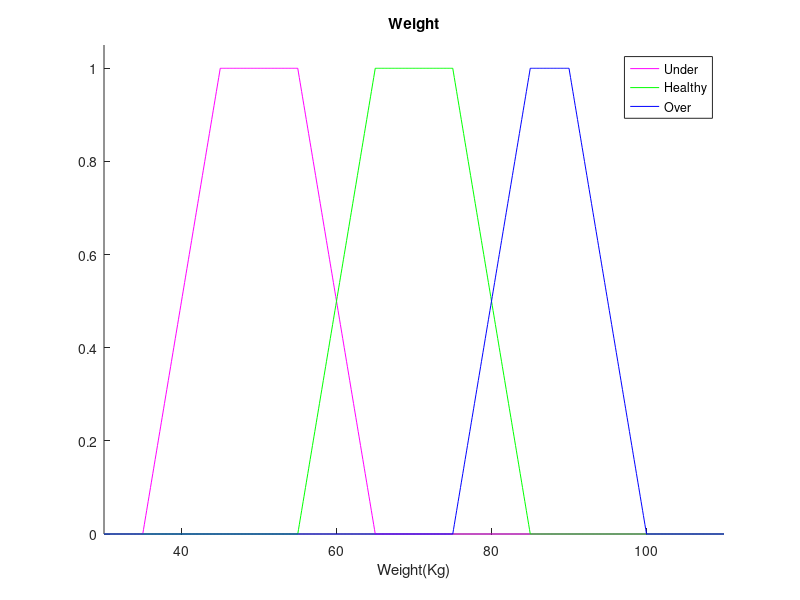

Write the MATLAB code that produced this figure.
close all;
x=(30:0.1:110);
underp=[35 45 55 65];%40,60
healthyp=[55 65 75 85];%60,80
overp=[75 85 90 100];%80 95
under=trapmf(x,underp);
healthy=trapmf(x,healthyp);
over=trapmf(x,overp);
in=input('Enter weight:');
hold on
plot(x,under,'m')
plot(x,healthy,'g')
plot(x,over,'b')
legend('Under','Healthy','Over');
if (in>=35)&&(in<=65)
        yin=evalmf(in,underp,'trapmf');
        plot(in,yin,'k*')
        plot([in,in],[0,yin],'linestyle','-','color','k')
        plot([0,in],[yin,yin],'linestyle','-','color','k')
        disp(['Weight  ',num2str(in),' has the underweight degree ',num2str(yin)]);
end
if (in>=55)&&(in<=85)
        yin=evalmf(in,healthyp,'trapmf');
        plot(in,yin,'k*')
        plot([in,in],[0,yin],'linestyle','-','color','k')
        plot([0,in],[yin,yin],'linestyle','-','color','k')
        disp(['Weight  ',num2str(in),' has the healthy degree ',num2str(yin)]);
end
if (in>=75)&&(in<=100)
        yin=evalmf(in,overp,'trapmf');
        plot(in,yin,'k*')
        plot([in,in],[0,yin],'linestyle','-','color','k')
        plot([0,in],[yin,yin],'linestyle','-','color','k')
        disp(['Weight  ',num2str(in),' has the overweight degree ',num2str(yin)]);
end
hold off
axis([30 110 0 1.05]);
xlabel('Weight(Kg)')
title('Weight')